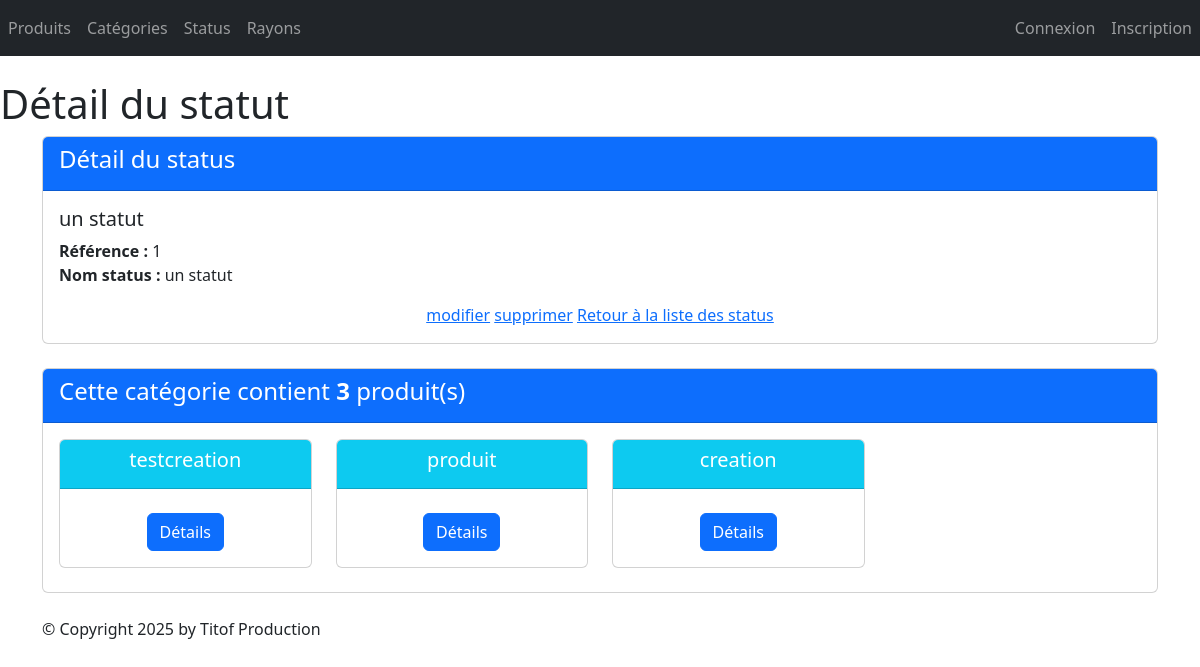
/monApp/statut/1/, run on an earlier commit of the app's database.
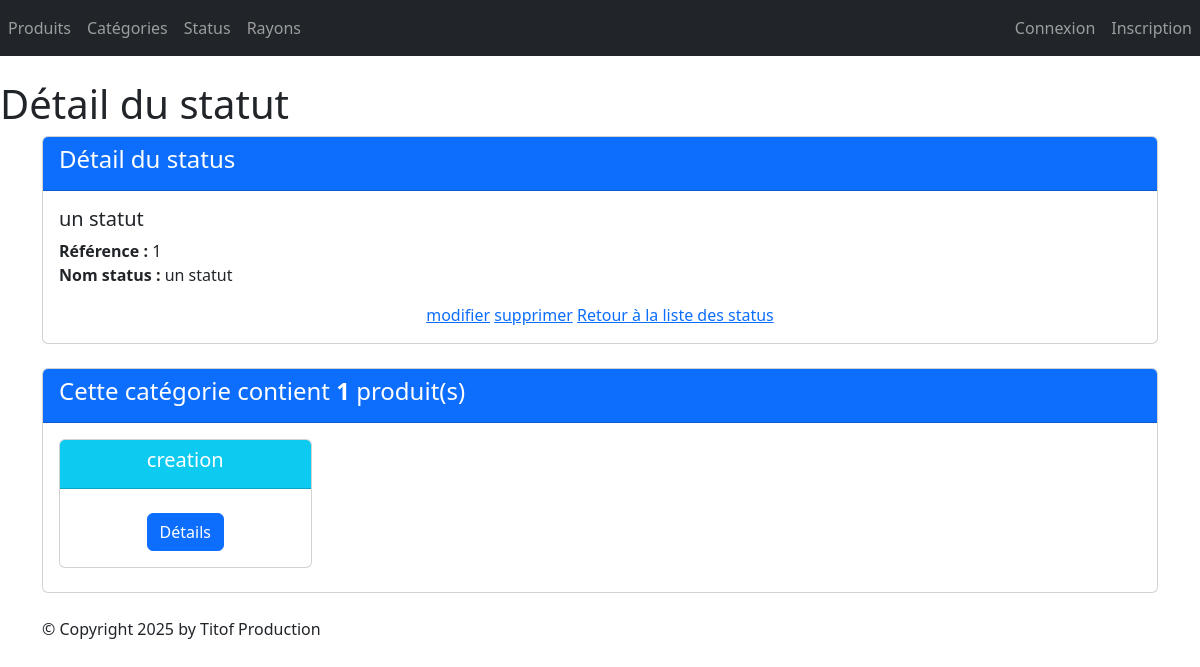
And on a later commit of the database.
### monApp/models.py (models this page shows, shortened)
class Statut(models.Model):
    idStatus = models.AutoField(primary_key=True)
    libelleStatus = models.CharField(max_length=100, default='')

class Produit(models.Model):
    refProd = models.AutoField(primary_key=True)
    intituleProd = models.CharField(max_length=200)
    prixUnitaireProd = models.DecimalField(max_digits=10, decimal_places=2)
    dateFabProd = models.DateField(default=date.today)
    categorie = models.ForeignKey(Categorie, on_delete=models.CASCADE, related_name="produits_categorie", null=True, blank=True)
    status = models.ForeignKey(Statut, on_delete=models.CASCADE, related_name="produits_status",null=True, blank=True)

### monApp/views.py (the view)
# urls.py: path("statut/<pk>/", views.StatutDetailView.as_view(), name="dtl_statut"),
class StatutDetailView(DetailView):
    model = Statut
    template_name = "monApp/detail_statut.html"
    context_object_name = "statut"
    def get_queryset(self):
        return Statut.objects.annotate(nb_produits=Count('produits_status'))
    def get_context_data(self, **kwargs):
        context = super(StatutDetailView, self).get_context_data(**kwargs)
        context['titremenu'] = "Détail du statut"
        context['prdts'] = self.object.produits_status.all()
        return context

### monApp/templates/monApp/detail_statut.html
{% extends 'monApp/base.html' %}
{% block menu %}
    <h1>{{titremenu}}</h1>
{% endblock %}
{% block contenu %}
<div class="card mb-4">
    <div class="card-header bg-primary text-white">
        <h4>Détail du status</h4>
    </div>
    <div class="card-body">
        <h5 class="card-title">{{ statut.libelleStatus }}</h5>
        <ul class="list-unstyled">
            <li><strong>Référence :</strong> {{ statut.idStatus }}</li>
            <li><strong>Nom status :</strong> {{ statut.libelleStatus }}</li>
        </ul>
        <div class="car-footer text-center">
            <a href="{% url 'statut_chng' statut.idStatus %}">modifier</a>
            <a href="{% url 'statut_del' statut.idStatus %}">supprimer</a>
            <a href="{% url 'lst_statuts' %}">Retour à la liste des status</a>
        </div>
    </div>
</div>
<div class="card mb-4">
    <div class="card-header bg-primary text-white">
        <h4>Cette catégorie contient <strong>{{ statut.nb_produits }}</strong> produit(s)</h4>
    </div>
    <div class="card-body">
        <div class="row">
            {% if prdts %}
                {% for prdt in prdts %}
                    <div class="col-sm-3">
                        <div class="card mb-2 text-center">
                            <div class="card-header bg-info text-white">
                                <h5 class="card-title">{{ prdt.intituleProd }}</h5>
                            </div>
                            <div class="card-body">
                                <a href="{% url 'dtl_prdt' prdt.refProd %}" class="btn btn-primary mt-2">Détails</a>
                            </div>
                        </div>
                    </div>
                {% endfor %}
            {% else %}
                <p class="text-muted">Aucun produit trouvé pour cette catégorie.</p>
            {% endif %}
        </div>
    </div>
</div>
{% endblock %}

What changed in the data, as far as the page shows it:
removed Produit: intituleProd "testcreation"
removed Produit: intituleProd "produit"
computed for Statut "un statut": nb_produits "3" → "1"
